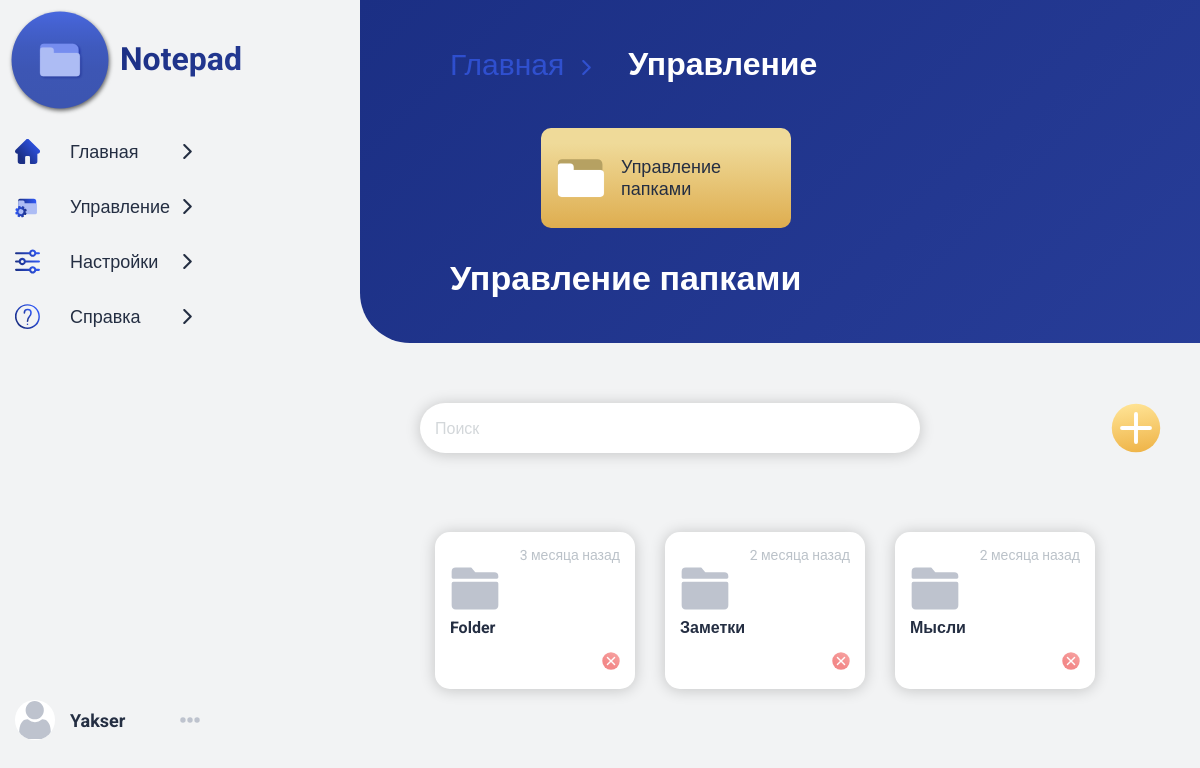
/manage_folders (signed in), run on the app's committed database.
### data/user.py (models this page shows, shortened)
class User(SqlAlchemyBase, UserMixin, SerializerMixin):
    __tablename__ = 'user'
    id = sqlalchemy.Column(sqlalchemy.Integer,
                           primary_key=True, autoincrement=True)
    login = sqlalchemy.Column(sqlalchemy.String, unique=True, nullable=False)
    password = sqlalchemy.Column(sqlalchemy.String, nullable=False)
    name = sqlalchemy.Column(sqlalchemy.String)
    surname = sqlalchemy.Column(sqlalchemy.String)
    sex = sqlalchemy.Column(sqlalchemy.String)
    country = sqlalchemy.Column(sqlalchemy.String)
    city = sqlalchemy.Column(sqlalchemy.String)
    phone = sqlalchemy.Column(sqlalchemy.String)
    email = sqlalchemy.Column(sqlalchemy.String, unique=True, nullable=False)
    modified_date = sqlalchemy.Column(sqlalchemy.String,
                                      default=current_date)
    folders = orm.relation("Folder", back_populates='user')

### data/folder.py (models this page shows, shortened)
class Folder(SqlAlchemyBase, SerializerMixin):
    __tablename__ = 'folder'
    id = sqlalchemy.Column(sqlalchemy.Integer, primary_key=True, unique=True, nullable=False)
    name = sqlalchemy.Column(sqlalchemy.String, nullable=False)
    date = sqlalchemy.Column(sqlalchemy.String, nullable=True, default=current_date)
    user_id = sqlalchemy.Column(sqlalchemy.Integer,
                                sqlalchemy.ForeignKey("user.id"))
    user = orm.relation('User')
    notes = orm.relation("Note", back_populates='folder')

### run.py (the view)
@app.route('/manage_folders', methods=['POST', 'GET'])
@login_required
def manage_folders():
    if request.method == 'GET':
        query = ''
    else:
        query = request.form.get('search-folder')
    session = db_session.create_session()
    acc_folders = session.query(Folder).filter(Folder.user_id == current_user.id) \
        .filter(Folder.name.like('%' + query.lower() + '%')).all()
    return render_template('manage_folders.html', folders=acc_folders, user=current_user, query=query)

### data/db_session.py (called while the page is built)
def create_session() -> Session:
    global __factory
    return __factory()

### data/momentjs.py (called while the page is built)
    def render(self, format):
        return Markup("""<script>moment.locale("ru");
                            document.write(moment(\"%s\").%s);
                        </script>"""
                      % (
                          self.timestamp.strftime("%Y-%m-%dT%H:%M:%S"), format))

    def fromNow(self):
        return self.render("fromNow()")

### run.py (called while the page is built)
@login_manager.user_loader
def load_user(user_id):
    db_sess = db_session.create_session()
    return db_sess.query(User).get(user_id)

### templates/manage_folders.html
{% extends 'main.html' %}
{% block block %}
    <div class="block">
        <div class="block-header">
            <div class="path-hint">
                <a href="/">Главная</a><img src="../static/img/right-arrow.svg" alt="" class="header-arrow">
            </div>
            <h1>Управление</h1>
            <div class="block-menu">
                <div class="manage-blocks">
                    <a class="manage-block manage-folders" href="{{ url_for('manage_folders') }}">
                        <img src="../static/img/light-folder.svg" alt="">
                        <span>Управление папками</span>
                    </a>
                </div>
                <span class="cur-manage-mode cur-subheader">Управление папками</span>
            </div>
        </div>
        <div class="content">
            <div class="manage">
                <form method="POST" class="search-form">
                    <input type="text" id="search-folder" name="search-folder" placeholder="Поиск" value="{{ query }}">
                </form>
                <a href="/create_folder" class="add-btn"><img src="../static/img/add.svg" alt=""></a>
            </div>
            <div class="folders">
                {% for folder in folders %}
                    <div class="folder">
                        <span class="date">{{ momentjs(folder.date).fromNow() }}</span>
                        <a href="/{{ folder.id }}" class="folder-ref">
                            <img src="../static/img/gray-folder.svg" alt="" class="folder-ico">
                            <span class="folder-name">{{ folder.name.capitalize() }}</span>
                        </a>
                        <div class="sub-btns">
                            <a href="/del/{{ folder.id }}/-1" class="del-btn del-folder-btn sub-btn"><img
                                    src="../static/img/del.svg" alt=""></a>
                        </div>
                    </div>
                {% endfor %}
            </div>
        </div>
    </div>
{% endblock %}

### templates/main.html (shortened to what this page needs)
<!DOCTYPE html>
<html lang=ru>
<head>
    <link rel="stylesheet" href=" {{ url_for('static', filename='css/style.css') }}">
</head>
<body>
<div class="wrapper">
    <header>
        <div class="head">
            <div class="ico"><a href="#"><img src="../static/img/folder.svg" alt=""></a></div>
            <a href="{{ url_for('home') }}" class="text-logo">Notepad</a>
        </div>
        <nav>
            <ul class="menu">
                <li>
                    <a href="/" class="menu-link">
                        <img src="../static/img/home.svg" alt="">
                        <span>Главная</span>
                        <img class="right-arrow" src="../static/img/right-arrow.svg" alt="">
                    </a>
                </li>
                <li>
                    <a href="{{url_for('manage_folders')}}" class="menu-link">
                        <img src="../static/img/manage_folders.svg" alt="">
                        <span>Управление</span>
                        <img class="right-arrow" src="../static/img/right-arrow.svg" alt="">
                    </a>
                </li>
                <li>
                    <a href="{{ url_for('settings') }}" class="menu-link">
                        <img src="../static/img/settings.svg" alt="">
                        <span>Настройки</span>
                        <img class="right-arrow" src="../static/img/right-arrow.svg" alt="">
                    </a>
                </li>
                <li>
                    <a href="{{url_for('about')}}" class="menu-link">
                        <img src="../static/img/about.svg" alt="">
                        <span>Справка</span>
                        <img class="right-arrow" src="../static/img/right-arrow.svg" alt="">
                    </a>
                </li>
            </ul>
            <div class="user-nav">
                <img src="../static/img/user.svg" alt="" class="user-avatar">
                {% if user.login %}
                    <a class="user-name" href="{{ url_for('profile') }}">{{ user.login }}</a>
                {% else %}
                    <a class="login-ref" href="{{ url_for('login_page') }}">Войти</a>
                {% endif %}
                <div class="user-menu">
                </div>
            </div>
        </nav>
    </header>
    {% block block %}
    {% endblock %}
</div>
</body>
</html>

### data on the page
User: login "Yakser"
Folder: name "Folder"
Folder: name "Заметки"
Folder: name "Мысли"
